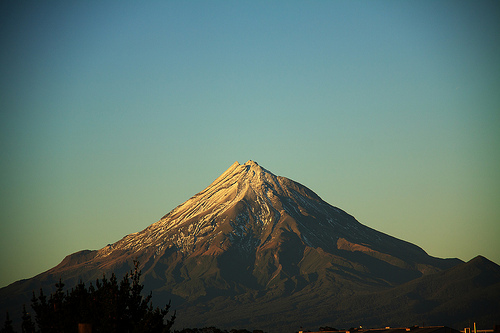
#> input picture img/TaranakiA.jpg, 500 x 333 px
$ python image.py
#> lines starting #> are read from the running program, lines starting #| are printed output that depends on the picture
'''image processing with PIL'''
# ArrayAlgo.py from ArrayAlgo.java       Author: Sprax LInes   2011.11

import numpy as np
import scipy as sp
import matplotlib.pyplot as mpp
# import Image as im

from PIL import Image as pm

#px = Image.open('image/tt.jpg')
# from PIL import Image
#print(Image.dir())
imt = pm.open("TaranakiA.jpg")
#> imt is the input picture: PIL image 500x333 RGB; mean R, G, B 90.5, 114.2, 106.9
#im.rotate(45).show()
img = imt.convert('L')      # convert to grayscale
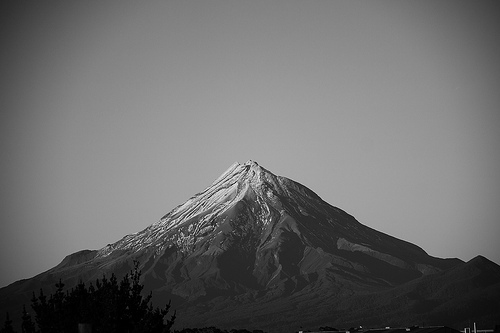
#> img: PIL image 500x333 L; min 0, max 240, mean 106.3
ima = np.asarray(img)
imb = np.fft.rfft2(ima)
imc = np.fft.irfft2(imb)
imd = pm.fromarray(imc.astype(np.uint8))
#imd.show("inverse")

imba = np.real(imb)
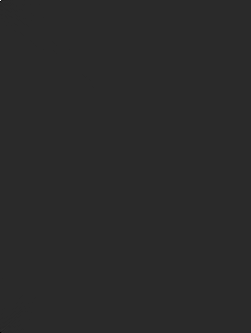
#> imba: shape (333, 251) float64; min -3506100.1, max 17694004, mean 143.8; drawn with min black and max white

ime = pm.fromarray(imba.astype(np.uint8))
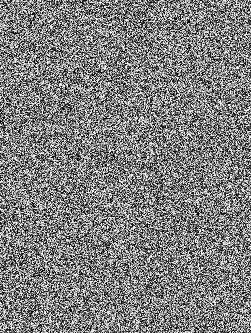
#> ime: PIL image 251x333 L; min 0, max 255, mean 127.1
ime.show("forward")


a = np.arange(100)
b = np.arange(100)
c = a + b
for j in range(20):
    print(j, "\t", c[j])

a = np.zeros(1000)
a[:100] = 1
#> (the run stopped early here; a loop or call above may not have finished)

$ run again, with img/TaranakiF.jpg copied over img/TaranakiA.jpg
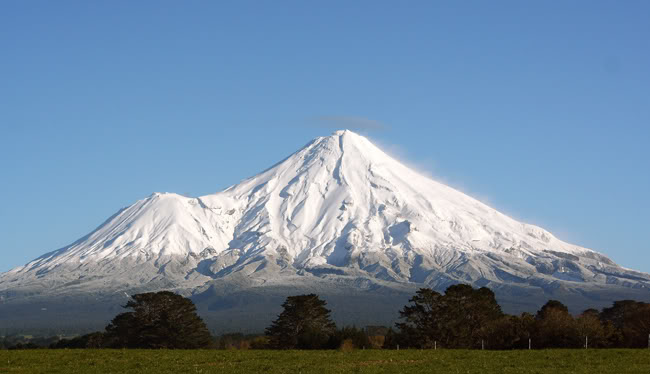
#> input picture img/TaranakiF.jpg, 650 x 374 px
#> imt is the input picture: PIL image 650x374 RGB; mean R, G, B 112, 135.4, 157.2
#> `img = imt.convert('L')`:
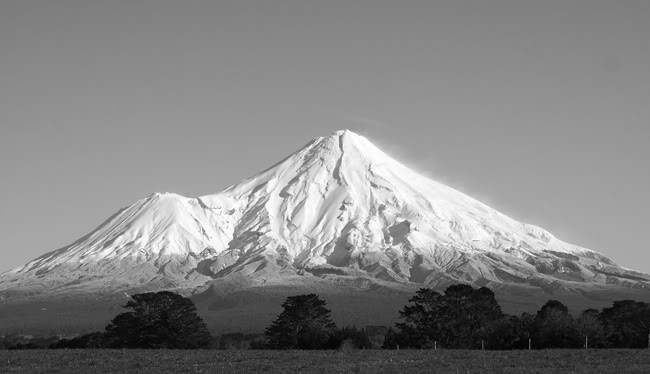
#> img: PIL image 650x374 L; min 0, max 255, mean 130.8
#> `ime = pm.fromarray(imba.astype(np.uint8))`:
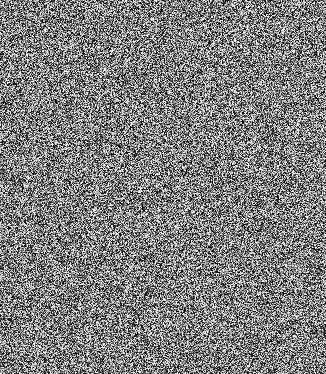
#> ime: PIL image 326x374 L; min 0, max 255, mean 127.4
